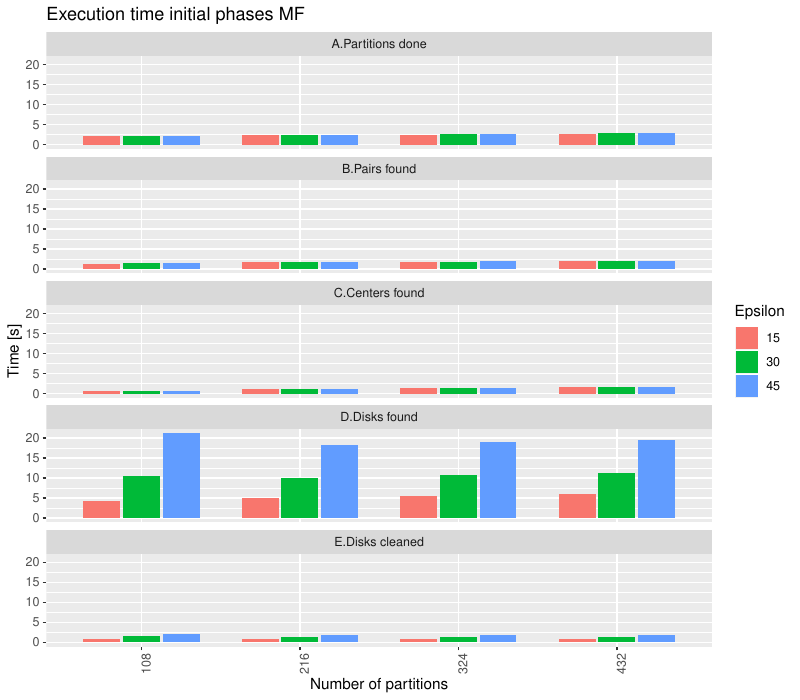

The R source for this figure:
require(tidyverse)

log = enframe(readLines("Experiment3.txt"))
paramsPattern = "epsilon |parallelism |partitions "
getParams <- function(command){
  params = str_trim(str_split(command, "--")[[1]])
  params = params[grepl(paramsPattern, params)]
  return(paste(params, collapse = " "))
}
spark = log %>% filter(grepl(value, pattern = "SparkSubmit")) %>% 
  separate(value, into = c(NA, "appId", "command"), sep = "\\|")
spark$params = spark$command %>% map(getParams)
spark = spark %>% separate(params, into = c(NA,"Epsilon", NA,"Partitions", NA,"Parallelism", NA,"Partitions2"), sep = " ") %>%
  select(appId, Epsilon, Partitions, Parallelism, Partitions2) 

fieldsGeoTester = c("Timestamp","Tag1","appId","Phase","Tag2","Time")
mf = log %>% filter(grepl(value, pattern = "\\|Time\\|")) %>% 
  separate(value, fieldsGeoTester, sep = "\\|") %>%
  mutate(Time = as.numeric(Time)) %>%
  select(appId, Phase, Time)

data = mf %>% inner_join(spark, by = c("appId"))

data1 = data %>% group_by(Phase, Partitions, Epsilon) %>% summarise(Time = mean(Time))

p = ggplot(data = data1, aes(x = factor(Partitions), y = Time, fill = Epsilon)) +
  geom_bar(stat="identity", position=position_dodge(width = 0.75), width = 0.7) + 
  facet_wrap(~Phase, ncol = 1) +
  theme(axis.text.x = element_text(angle = 90, hjust = 1)) + 
  labs(x="Number of partitions", y="Time [s]", title="Execution time initial phases MF") 
plot(p)
ggsave("Experiment3.pdf", width = 8, height = 7, device = "pdf")
  